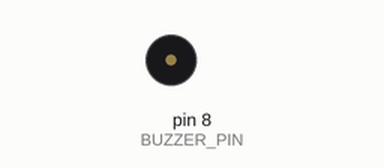
A sketch run on a simulated Arduino Uno, built with avr-gcc and run on an emulated ATmega328P. Parts: buzzer (waves = sounding).

Above: at 0.3 s.
At 13.4 s:
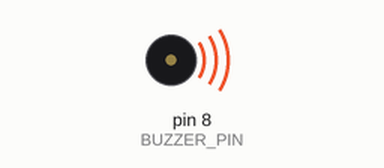
Timing chart, 0 to 19.0 s (numbered marks = the images above):
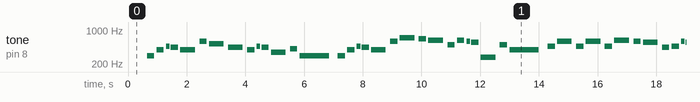

Measured:
- by itself, tone on pin 8 (BUZZER_PIN): plays 294 Hz for 0.25 s, 392 Hz for 0.25 s, 466 Hz for 0.13 s, 440 Hz for 0.25 s, 392 Hz for 0.50 s, 587 Hz for 0.25 s … (269 notes in this stretch)

The sketch:

harry_P.ino
```cpp
// (licence header left out)
#include "pitches.h"

#define BUZZER_PIN 8

int melody[] = {
  REST, NOTE_D4,
  NOTE_G4, NOTE_AS4, NOTE_A4,
  NOTE_G4, NOTE_D5,
  NOTE_C5,
  NOTE_A4,
  NOTE_G4, NOTE_AS4, NOTE_A4,
  NOTE_F4, NOTE_GS4,
  NOTE_D4,
  NOTE_D4,

  NOTE_G4, NOTE_AS4, NOTE_A4,
  NOTE_G4, NOTE_D5,
  NOTE_F5, NOTE_E5,
  NOTE_DS5, NOTE_B4,
  NOTE_DS5, NOTE_D5, NOTE_CS5,
  NOTE_CS4, NOTE_B4,
  NOTE_G4,
  NOTE_AS4,

  NOTE_D5, NOTE_AS4,
  NOTE_D5, NOTE_AS4,
  NOTE_DS5, NOTE_D5,
  NOTE_CS5, NOTE_A4,
  NOTE_AS4, NOTE_D5, NOTE_CS5,
  NOTE_CS4, NOTE_D4,
  NOTE_D5,
  REST, NOTE_AS4,

  NOTE_D5, NOTE_AS4,
  NOTE_D5, NOTE_AS4,
  NOTE_F5, NOTE_E5,
  NOTE_DS5, NOTE_B4,
  NOTE_DS5, NOTE_D5, NOTE_CS5,
  NOTE_CS4, NOTE_AS4,
  NOTE_G4
};

int durations[] = {
  2, 4,
  4, 8, 4,
  2, 4,
  2,
  2,
  4, 8, 4,
  2, 4,
  1,
  4,

  4, 8, 4,
  2, 4,
  2, 4,
  2, 4,
  4, 8, 4,
  2, 4,
  1,
  4,

  2, 4,
  2, 4,
  2, 4,
  2, 4,
  4, 8, 4,
  2, 4,
  1,
  4, 4,

  2, 4,
  2, 4,
  2, 4,
  2, 4,
  4, 8, 4,
  2, 4,
  1
};

void setup()
{
  pinMode(BUZZER_PIN, OUTPUT);
}

void loop()
{
  int size = sizeof(durations) / sizeof(int);

  for (int note = 0; note < size; note++) {
    //to calculate the note duration, take one second divided by the note type.
    //e.g. quarter note = 1000 / 4, eighth note = 1000/8, etc.
    int duration = 1000 / durations[note];
    tone(BUZZER_PIN, melody[note], duration);

    //to distinguish the notes, set a minimum time between them.
    //the note's duration + 30% seems to work well:
    int pauseBetweenNotes = duration * 1.30;
    delay(pauseBetweenNotes);

    //stop the tone playing:
    noTone(BUZZER_PIN);
  }
}
```
